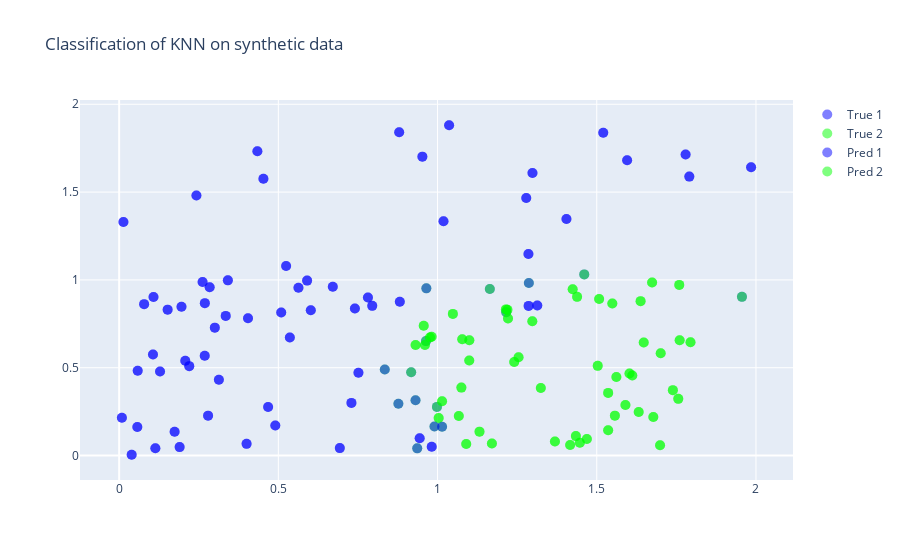

The notebook cell saved with this chart:
### Code cell
iplot(clas_plotly_plot(data.values,neigh,"KNN"))
